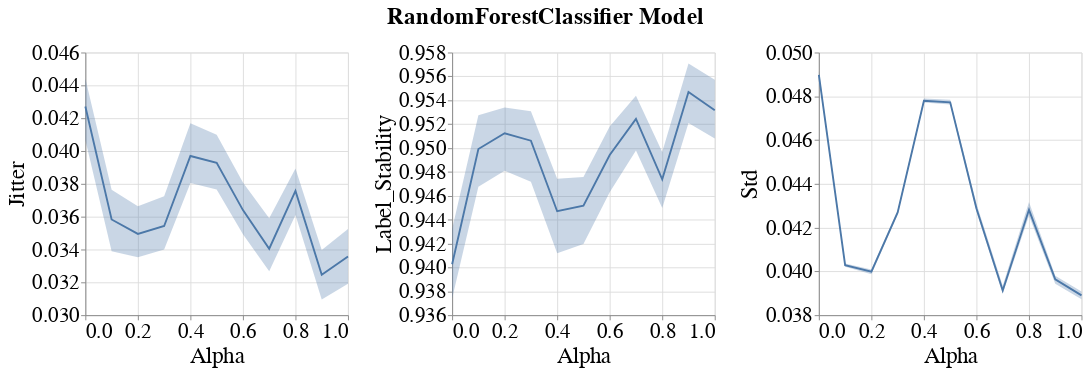

The notebook cell this image was saved under:
### Code cell
#'FNR', 'Jitter', 'Label_Stability', 'FPR', 'Std'
visualizer.create_subgroup_metrics_line_band_plot(model_name=MODEL_NAMES[0],
                                                  subgroup_metrics=['Jitter', 'Label_Stability', 'Std'])
